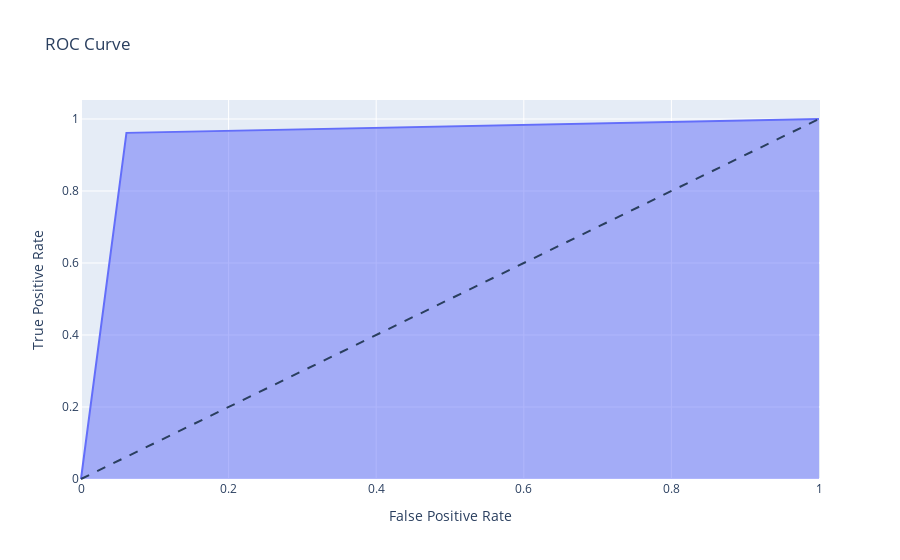

The notebook cell saved with this chart:
### Code cell
# Decision Tree ROC Curve
# get the probabilities
y_pred_proba_dt = dt.predict_proba(X_test)[:, 1]

# calculate the fpr, tpr and thresholds
fpr_dt, tpr_dt, thresholds_dt = roc_curve(y_test, y_pred_proba_dt, pos_label='Yes')

# plot the ROC curve
plt = px.area(x=fpr_dt, y=tpr_dt, title='ROC Curve', labels=dict(x='False Positive Rate', y='True Positive Rate'))
plt.add_shape(type='line', line=dict(dash='dash'), x0=0, x1=1, y0=0, y1=1)
plt.show()

### Figure 1 — Plotly figure (JSON) as saved in the notebook; plotly's stock layout.template omitted (floating-point values rounded to 4 significant figures)
{"data": [{"fillpattern": {"shape": ""}, "hovertemplate": "False Positive Rate=%{x}<br>True Positive Rate=%{y}<extra></extra>", "legendgroup": "", "line": {"color": "#636efa"}, "marker": {"symbol": "circle"}, "mode": "lines", "name": "", "orientation": "v", "showlegend": false, "stackgroup": "1", "type": "scatter", "x": [0, 0.06157, 1], "xaxis": "x", "y": [0, 0.9615, 1], "yaxis": "y"}], "layout": {"legend": {"tracegroupgap": 0}, "shapes": [{"line": {"dash": "dash"}, "type": "line", "x0": 0, "x1": 1, "y0": 0, "y1": 1}], "title": {"text": "ROC Curve"}, "xaxis": {"anchor": "y", "domain": [0, 1], "title": {"text": "False Positive Rate"}}, "yaxis": {"anchor": "x", "domain": [0, 1], "title": {"text": "True Positive Rate"}}}}
